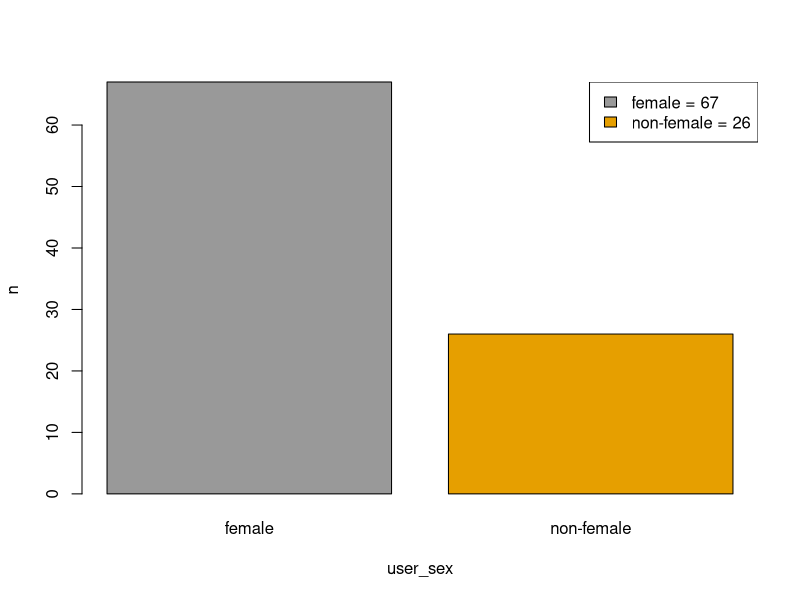
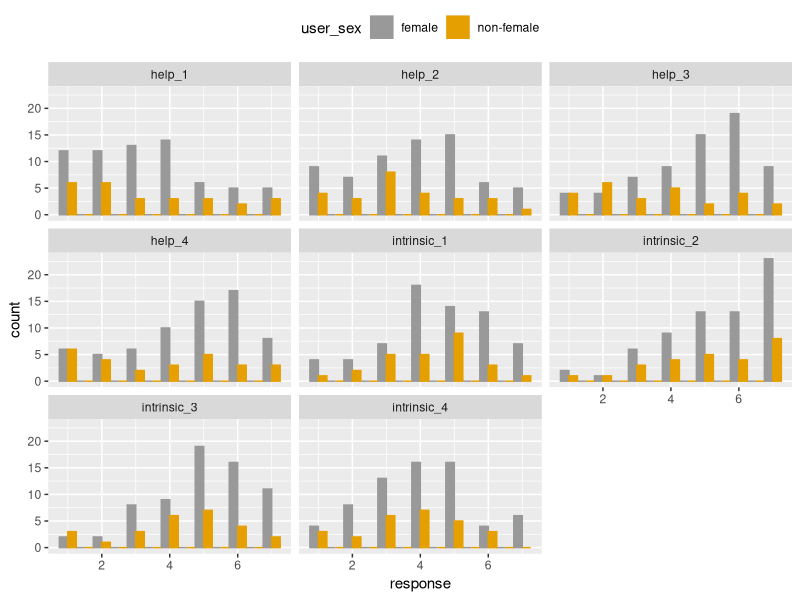
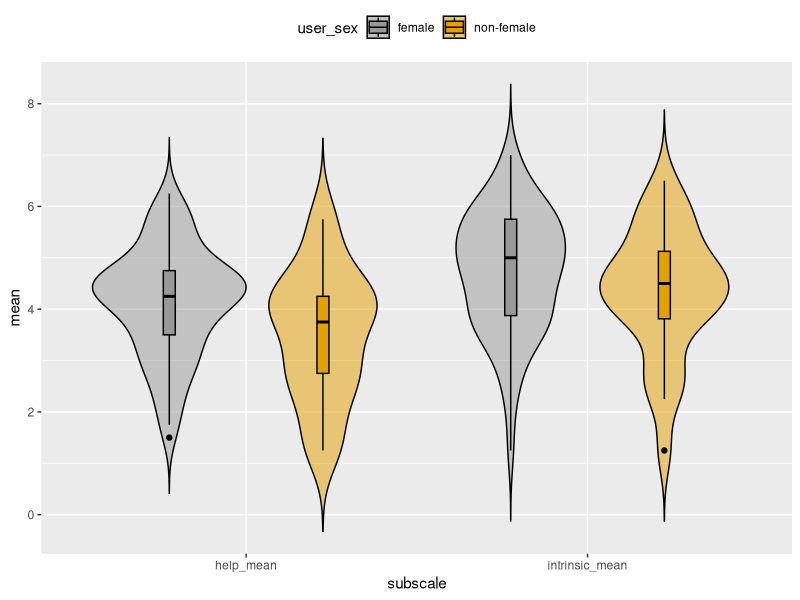
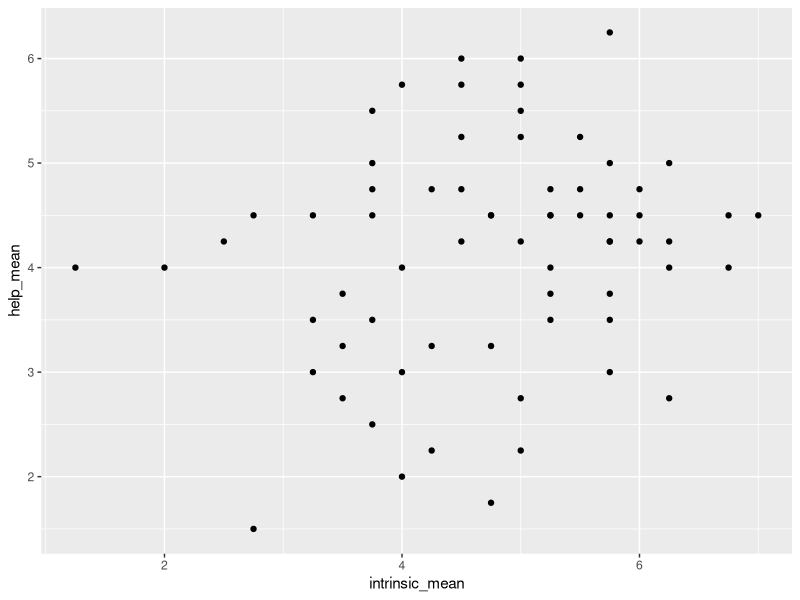
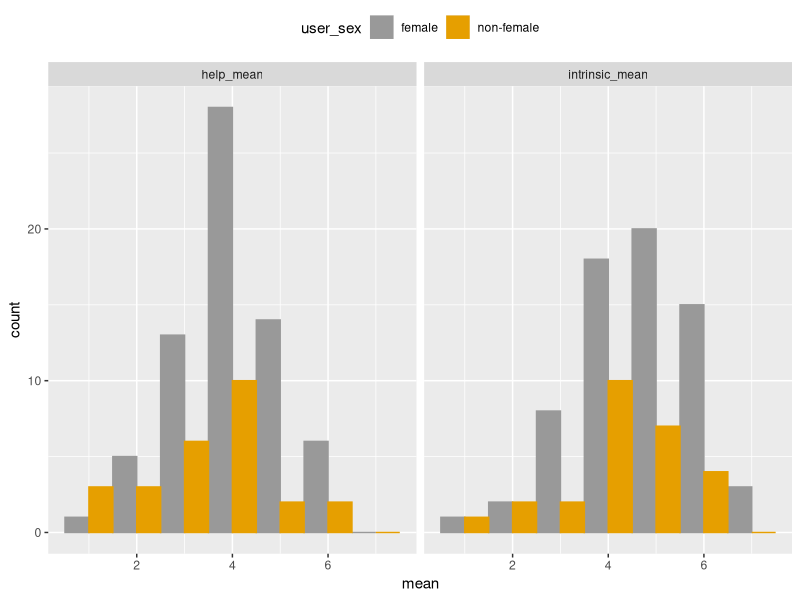
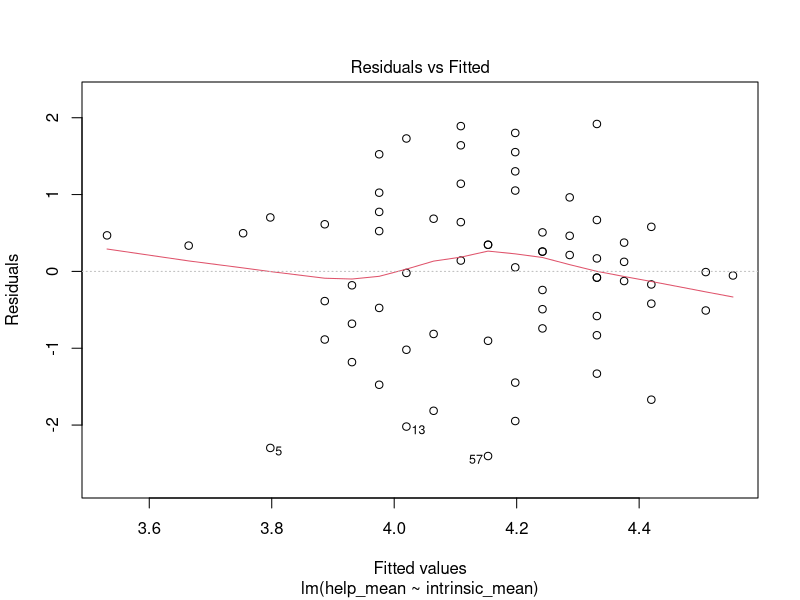
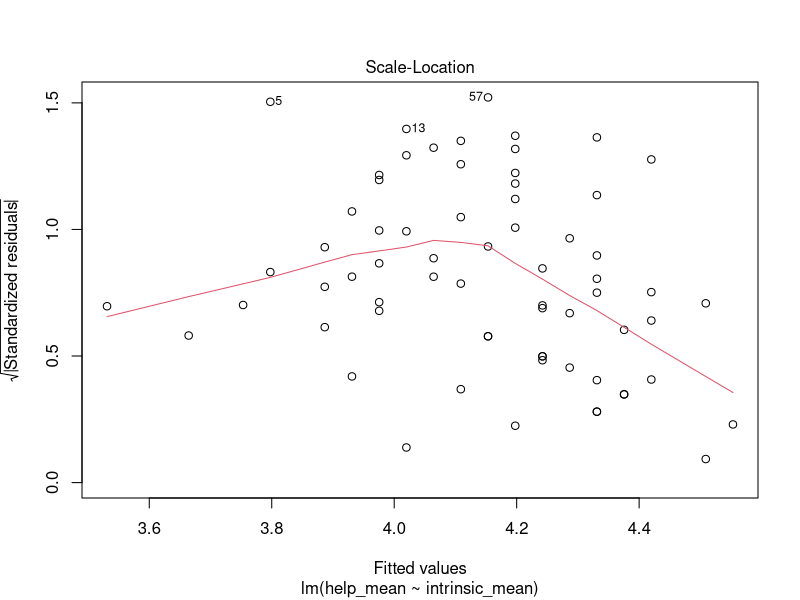
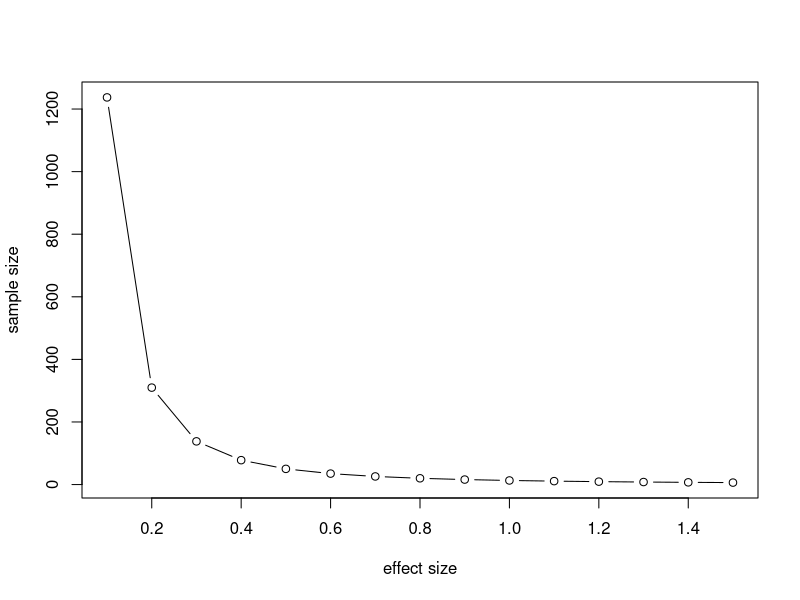

Generate these figures, in order, with R:
## ---- chunk 1

# install package - pwr

library(pwr)
library(broom)
library(dplyr)
library(stats)
library(ggplot2)
library(tidyverse)

# you will need to add extra packages in here to do the rest of your analyses

demo <- read_csv("demographics_2021_pilot.csv")
mslq <- read_csv("MSLQ_2021_pilot.csv")

## ---- chunk 2

demo_final <- demo %>% 
  group_by(user_id, q_id) %>% 
  filter(session_id == min(session_id), endtime == min(endtime)) %>% 
  filter(row_number() == 1) %>% 
  ungroup() %>% 
  filter(user_status %in% c("guest", "registered")) %>%
  select(user_id, user_sex, user_age, q_name, dv) %>%
  pivot_wider(names_from = q_name, values_from = dv)

mslq_final <- mslq %>% 
  group_by(user_id, q_id) %>% 
  filter(session_id == min(session_id), endtime == min(endtime)) %>% 
  filter(row_number() == 1) %>% 
  ungroup() %>% 
  filter(user_status %in% c("guest", "registered")) %>%
  select(user_id, user_sex, user_age, q_name, dv) %>%
  arrange(q_name) %>%
  pivot_wider(names_from = q_name, values_from = dv)

## ---- chunk 3

# merge data frames
joined_data <- as_tibble(merge(demo_final, 
                               mslq_final))

## ---- chunk 4

# select the gender column, and MSLQ variables
selected_data <- select(joined_data,
                        user_id, user_sex,
                        intrinsic_1:intrinsic_4,
                        help_1:help_4)

## ---- chunk 5

# convert to data.frame and drop NaNs
data <- data.frame(drop_na(selected_data))

## ---- chunk 6

# data info
summary_stats <- summary(data)

# MSLQ variables
subscales <- c("intrinsic", 
               "help")
help      <- c(names(data)[str_detect(names(data), 
                                      "help")])
intrinsic <- c(names(data)[str_detect(names(data), 
                                      "intrinsic")])

# group non-female observations
data <- mutate(data,
               user_sex = case_when(user_sex %in% c("nonbinary",
                                                    "na") ~ "non-female",
                                  user_sex == "male"      ~ "non-female",
                                  user_sex == "female"    ~ "female"))

# group by count
data_count <- (data %>% 
                 count(user_sex))

# restructure
data_distribution <- pivot_longer(data,
                                  cols=c(intrinsic, help),
                                  names_to="item",
                                  values_to="response")

# gender variables
gender   <- c(unique(data_distribution$user_sex))
n_gender <- c(sum(data_count$n[data_count$user_sex == "female"]),
              sum(data_count$n[data_count$user_sex != "female"]))

# plotting variables
black    = "#000000"
grey     = "#999999"
yellow   = "#E69F00"

# plot gender counts
# jpeg(file="plots/count.jpeg")
barplot(data_count$n, 
        names.arg=data_count$user_sex,
        ylab="n", xlab="user_sex",
        col=c(grey, yellow, yellow, yellow))
legend("topright", 
       c(sprintf("%s = %i", gender[1], n_gender[1]), 
         sprintf("%s = %i", gender[2], n_gender[2])), 
       fill = c(grey, yellow))
# dev.off()

# plot data distribution
# jpeg(file="plots/distribution.jpeg")
ggplot(data=data_distribution, 
       mapping=aes(x=response, color=user_sex, fill=user_sex)) + 
  geom_histogram(binwidth=.5, position="dodge") + 
  facet_wrap(facet=vars(item)) +
  scale_color_manual(values=c(grey, yellow)) +
  scale_fill_manual(values=c(grey, yellow)) + 
  theme(legend.position="top")
# dev.off()

## ---- chunk 7

dat_means <- data %>% # change data to the name of the data object you want to work from
  gather(var, val, intrinsic_1:intrinsic_4) %>% # change question_1:question_5 to select the questions for your 1st sub-scale 
  group_by_at(vars(-val, -var)) %>% # group by everything except the val and var columns, don't change this 
  summarise(intrinsic_mean = mean(val, na.rm = TRUE)) %>% # change anxiety_mean to the name of your 1st sub-scale
  ungroup() %>% # always ungroup! 
  gather(var, val, help_1:help_4) %>% # change question_1:question_5 to select the questions for your 2nd scale
  group_by_at(vars(-val, -var)) %>% 
  summarise(help_mean = mean(val, na.rm = TRUE)) %>% # does not return sums with missing items 
  ungroup()

## ---- chunk 8

dat_means_grouped <-  pivot_longer(dat_means,
                      cols=c(intrinsic_mean, help_mean),
                      names_to="subscale",
                      values_to="mean")

# jpeg(file="plots/boxplots.jpeg")
ggplot(data=dat_means_grouped,
       mapping=aes(x=subscale, y=mean, color=user_sex, fill=user_sex)) + 
  geom_violin(trim=FALSE, alpha=0.5) +
  geom_boxplot(width=0.07, position=position_dodge(width=0.9)) +
  scale_color_manual(values=c(black, black)) +
  scale_fill_manual(values=c(grey, yellow)) + 
  theme(legend.position="top")
# dev.off()

## ---- chunk 9

female_data     <- subset(dat_means, 
                          user_sex == "female")
non.female_data <- subset(dat_means,
                          user_sex == "non-female")

# jpeg(file="plots/correlation.jpeg")
ggplot(data=female_data, 
       aes(x=intrinsic_mean, 
           y=help_mean)) + 
  geom_point()
# dev.off()

## ---- chunk 10

# shapiro-wilk test for normality
# separated for gender and subscale

gender_      <- vector(mode="list")
subscale_    <- vector(mode="list")
p.value_     <- vector(mode="list")
d.statistic_ <- vector(mode="list")

count = 1

for (i in seq_along(gender))
  {
  for (j in seq_along(subscales))
    {
    
    vec <- 
      subset(dat_means_grouped,
                user_sex == gender[i]) %>%
      filter(., 
             grepl(subscales[j], 
                   subscale))
    
    vec_sw <- shapiro.test(vec$mean)
    
    gender_[count]      <- gender[i]
    subscale_[count]    <- subscales[j]
    d.statistic_[count] <- vec_sw$statistic
    p.value_[count]     <- vec_sw$p.value
    
    count = count + 1
    
    }
  }

sw_results     <- tibble(gender_, 
                         subscale_,
                         d.statistic_, 
                         p.value_)

gender_results <- tibble("gender"            = gender,
                         "num. observations" = n_gender)

# jpeg(file="plots/mean_distribution.jpeg")
ggplot(data=dat_means_grouped,
       mapping=aes(x=mean, color=user_sex, fill=user_sex)) +
  geom_histogram(binwidth=1, position="dodge") +
  facet_wrap(facet=vars(subscale)) +
  scale_color_manual(values=c(grey, yellow)) +
  scale_fill_manual(values=c(grey, yellow)) +
  theme(legend.position="top")
# dev.off()

print(sw_results)
 
## ---- chunk 11

# red lines should be flat for both plots
# need to check for statistical equations for p-value
# check to rectify the data

# test for linearity
lingress_model <- lm(data=female_data,
                     help_mean ~ intrinsic_mean)

# jpeg(file="plots/data_linearity.jpeg")
plot(lingress_model, 1)
# dev.off()

# test for homoscedasticity
# jpeg(file="plots/data_homoscedasticity.jpeg")
plot(lingress_model, 3)
# dev.off()

## ---- chunk 12

# remove raw data objects
rm(demo, 
   mslq,
   demo_final,
   mslq_final,
   joined_data,
   selected_data)

rm(vec,
   vec_sw,
   gender_,
   p.value_,
   subscale_,
   d.statistic_,
   data_count,
   data_distribution,
   lingress_model)

rm(i, j,
   count,
   gender,
   n_gender,
   help, 
   intrinsic)

## ---- chunk 13

# cohen's d

mean_diff = mean(female_data$intrinsic_mean) - mean(non.female_data$intrinsic_mean)

sum_var   = var(female_data$intrinsic_mean) + var(non.female_data$intrinsic_mean)

d <- mean_diff/sqrt((sum_var)/2)

# post-hoc power analysis (PHP)
pwr <- power.t.test(n           = NULL,
                    delta       = mean_diff,
                    # sd          = 1,
                    sig.level   = 0.05,
                    power       = 0.80,
                    type        = "two.sample",
                    alternative = "one.sided")

effect_sizes = c(seq(0.1,1.5,0.1))
ptab        <- cbind(NULL, NULL) 

for (i in effect_sizes) {
  pwr_ <- pwr.t.test(d           = i,
                     sig.level   = 0.05,
                     power       = 0.8,
                     type        = "two.sample",
                     alternative = "greater")
  ptab <- rbind(ptab, cbind(pwr_$d, pwr_$n))
}

plot(ptab[,1],
     ptab[,2],
     type="b",
     xlab="effect size",
     ylab="sample size")

# welch t-test: unequal variance

t <- t.test(female_data$intrinsic_mean, non.female_data$intrinsic_mean)

t.test_results <- tibble("cohen's d" = d,
                         "welch's t" = t$statistic,
                         "p-value"   = t$p.value)

print(t.test_results)

## ---- chunk 14

# spearman: ordinal data

s <- cor.test(female_data$intrinsic_mean, female_data$help_mean, method="spearman",
              conf.level=0.95, 
              alternative="two.sided")

spearman_results <- tibble("rho" = s$statistic,
                           "p-value" = s$p.value)

print(spearman_results)
